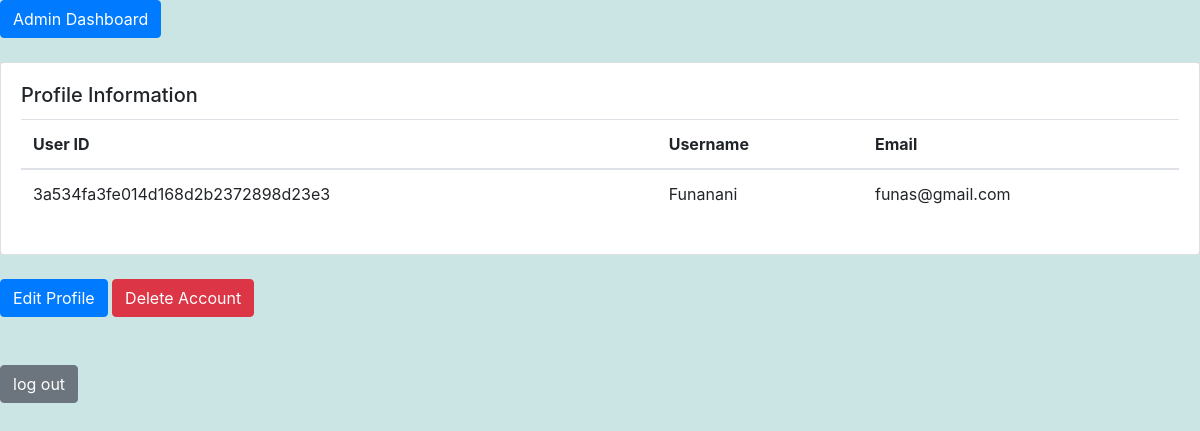
The app's page /home (signed in) with its own data.
### models.py (models this page shows)
class User(db.Model):
    __tablename__ = 'users'
    id = db.Column(db.String(32) , primary_key=True , unique=True , default=get_uuid)
    email = db.Column(db.String(345), unique=True)
    username = db.Column(db.Text ,unique=True , nullable=False)
    password = db.Column(db.Text , nullable=False)
    is_suspended = db.Column(db.Boolean , nullable=False ,default= False )
    login_attempt = db.Column(db.Integer , nullable=False ,default= 0 )

### main.py (the view)
@app.route("/home" , methods=['POST','GET'])
def homepage():
    user_id = session.get("user_id")
    print("user id is ", user_id)
    if user_id is not None:
        user = User.query.filter_by(id = user_id).first()
        if user is None:
            flash(" please first  login")
            return redirect(url_for('signin'))
        email = user.email
        username = user.username
        User_id = user.id
        isAdmin = False
        admin = AdminUser.query.filter_by(id=user_id).first()
        if admin is None:
            return render_template('home.html', email=email , username=username , user_id = User_id , isAdmin = isAdmin)
        else:
            isAdmin = True
        return render_template('home.html', email=email , username=username , user_id = User_id  , isAdmin = isAdmin)
    else:
        flash(" please first  login")
        return redirect(url_for('signin'))

### templates/home.html (shortened to what this page needs)
{% extends "base.html" %}
{% block content %}
<div>
  {% if isAdmin %}
    <a href="/admin" class="btn btn-primary">Admin Dashboard</a>
  {% endif %}
</div>
  <br/>
  <div class="card">
    <div class="card-body">
      <h5 class="card-title">Profile Information</h5>
        <table class="table">
          <thead>
            <tr>
              <th>User ID</th>
              <th>Username</th>
              <th>Email</th>
            </tr>
          </thead>
          <tbody>
            <tr>
              <td>{{ user_id }}</td>
              <td>{{ username }}</td>
              <td>{{ email }}</td>
            </tr>
          </tbody>
        </table>
      </div>
    </div>
  <br/>
  <button id="toggleButton" class="btn btn-primary" >Edit Profile</button>
  <button id="deleteButton" class="btn btn-danger" >Delete Account</button>
  <br/>
  <br/>
  <br/>
  <form action="/signout" method="post" >
    <input type="submit" value="log out" class="btn btn-secondary">
  </form>
{% endblock %}

### templates/home.html (style rules this page uses)
.table { border: none; }

### records on screen
User: id "3a534fa3fe014d168d2b2372898d23e3", username "Funanani", email "funas@gmail.com"
